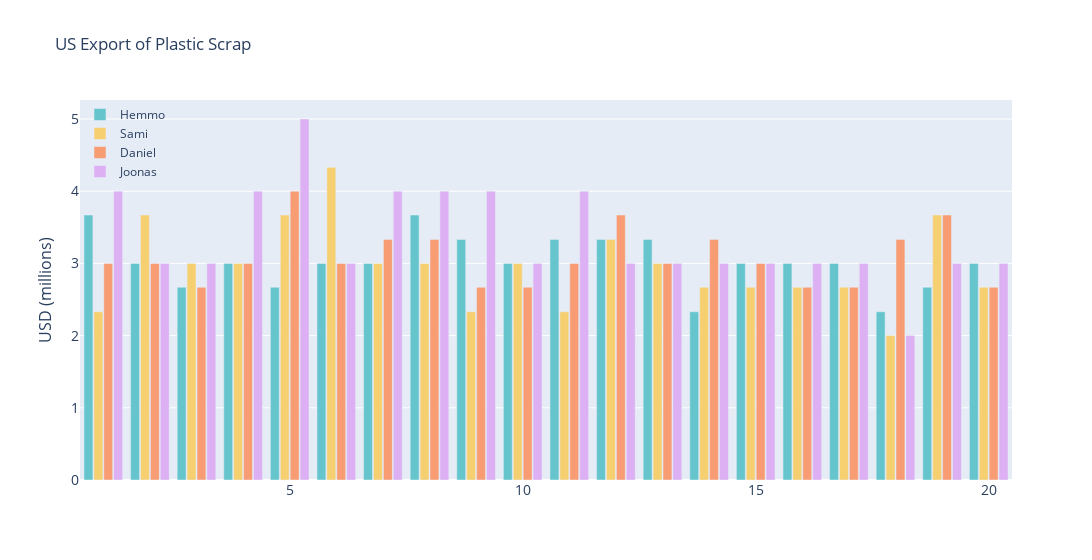

Here is the notebook cell this chart was saved with:
### Code cell
fig = go.Figure()
holes = list(df["holeID"].unique())

fig.add_trace(go.Bar(x=holes,
                y=list(df[df["playerID"] == 1].hole_average.values),
                name='Hemmo',

                ))
fig.add_trace(go.Bar(x=holes,
                y=list(df[df["playerID"] == 2].hole_average.values),
                name='Sami',
                marker_color='rgb(26, 118, 255)'
                ))
fig.add_trace(go.Bar(x=holes,
                y=list(df[df["playerID"] == 3].hole_average.values),
                name='Daniel',
                marker_color='rgb(226, 218, 155)'
                ))
fig.add_trace(go.Bar(x=holes,
                y=list(df[df["playerID"] == 4].hole_average.values),
                name='Joonas',
                marker_color='rgb(126, 118, 255)'
                ))

fig.update_layout(
    title='US Export of Plastic Scrap',
    xaxis_tickfont_size=14,
    yaxis=dict(
        title='USD (millions)',
        titlefont_size=16,
        tickfont_size=14,
    ),
    legend=dict(
        x=0,
        y=1.0,
        bgcolor='rgba(255, 255, 255, 0)',
        bordercolor='rgba(255, 255, 255, 0)'
    ),
    barmode='group',
    bargap=0.15, # gap between bars of adjacent location coordinates.
    bargroupgap=0.1, # gap between bars of the same location coordinate.
    width=1600
)
fig.show()

### Figure 1 — Plotly figure (JSON) as saved in the notebook; plotly's stock layout.template omitted (floating-point values rounded to 4 significant figures)
{"data": [{"marker": {"color": "rgb(102, 197, 204)"}, "name": "Hemmo", "type": "bar", "x": [1, 2, 3, 4, 5, 6, 7, 8, 9, 10, 11, 12, 13, 14, 15, 16, 17, 18, 19, 20], "y": [3.67, 3, 2.67, 3, 2.67, 3, 3, 3.67, 3.33, 3, 3.33, 3.33, 3.33, 2.33, 3, 3, 3, 2.33, 2.67, 3]}, {"marker": {"color": "rgb(246, 207, 113)"}, "name": "Sami", "type": "bar", "x": [1, 2, 3, 4, 5, 6, 7, 8, 9, 10, 11, 12, 13, 14, 15, 16, 17, 18, 19, 20], "y": [2.33, 3.67, 3, 3, 3.67, 4.33, 3, 3, 2.33, 3, 2.33, 3.33, 3, 2.67, 2.67, 2.67, 2.67, 2, 3.67, 2.67]}, {"marker": {"color": "rgb(248, 156, 116)"}, "name": "Daniel", "type": "bar", "x": [1, 2, 3, 4, 5, 6, 7, 8, 9, 10, 11, 12, 13, 14, 15, 16, 17, 18, 19, 20], "y": [3, 3, 2.67, 3, 4, 3, 3.33, 3.33, 2.67, 2.67, 3, 3.67, 3, 3.33, 3, 2.67, 2.67, 3.33, 3.67, 2.67]}, {"marker": {"color": "rgb(220, 176, 242)"}, "name": "Joonas", "type": "bar", "x": [1, 2, 3, 4, 5, 6, 7, 8, 9, 10, 11, 12, 13, 14, 15, 16, 17, 18, 19, 20], "y": [4, 3, 3, 4, 5, 3, 4, 4, 4, 3, 4, 3, 3, 3, 3, 3, 3, 2, 3, 3]}], "layout": {"bargap": 0.15, "bargroupgap": 0.1, "barmode": "group", "legend": {"bgcolor": "rgba(255, 255, 255, 0)", "bordercolor": "rgba(255, 255, 255, 0)", "x": 0, "y": 1}, "title": {"text": "US Export of Plastic Scrap"}, "width": 1600, "xaxis": {"tickfont": {"size": 14}}, "yaxis": {"tickfont": {"size": 14}, "title": {"font": {"size": 16}, "text": "USD (millions)"}}}}
